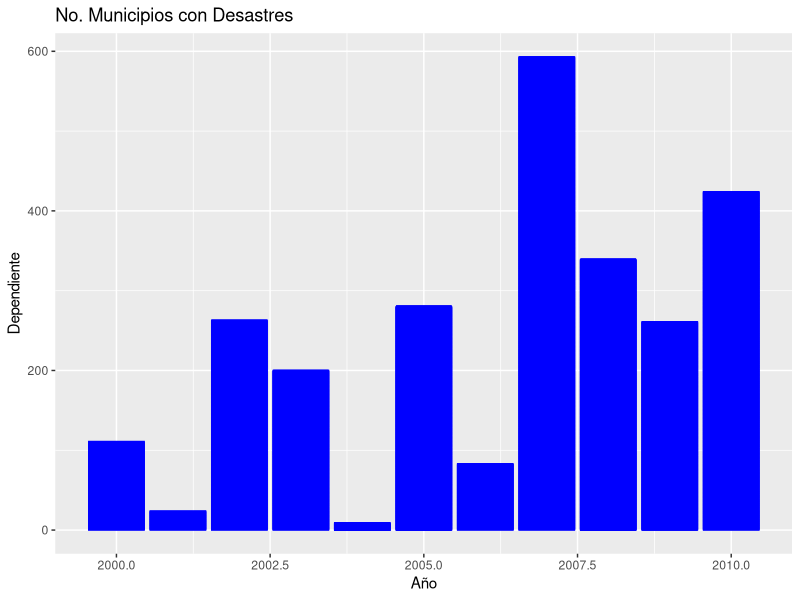
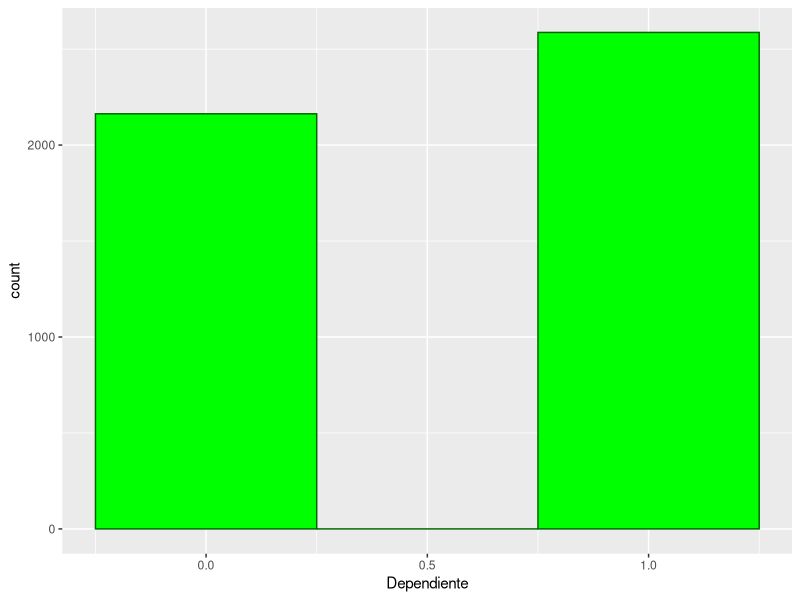
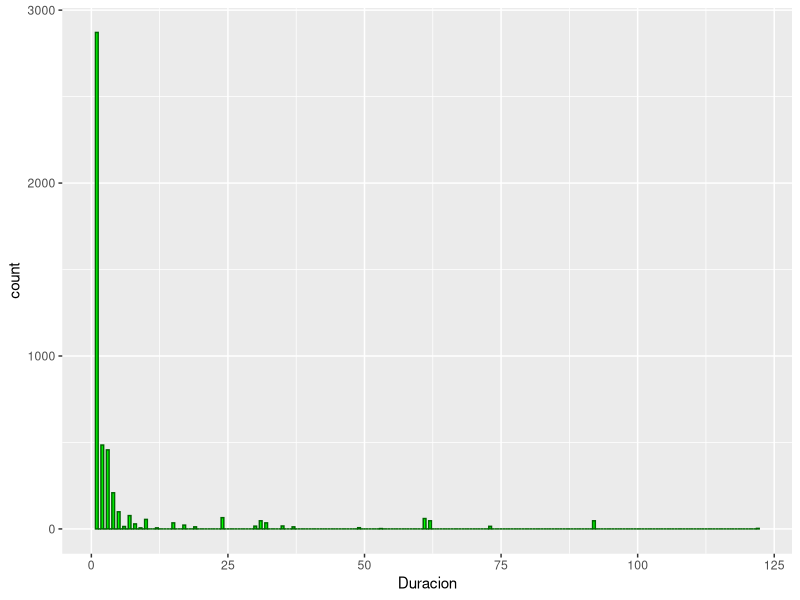

R code for these plots, in order:
## ---- chunk 1
library(knitr)
library(dplyr)
library(tidyr)
library(ggplot2)
library(lubridate)
library(stringr)
## ---- chunk 2
data <- read.csv("./data/EDA.csv", stringsAsFactors=FALSE)

tamaño_m <- 4750*.7
set.seed(130888)
data_train <- sample_n(data, tamaño_m)
data_test <- anti_join(data, data_train)
## ---- chunk 3
tbl_df(data)
sapply(data, class)
## ---- chunk 4
summary(data)
## ---- chunk 5
ggplot(data=data, aes(x=a_o, y=Dependiente)) +
    geom_bar(colour="blue", stat="identity")+
  labs( title="No. Municipios con Desastres" )+
  xlab('Año')




#NO HACER caso estaba jugando 
#dependiente 
m <- ggplot(data, aes(x = Dependiente))
m + geom_histogram(colour = "darkgreen", fill = "green", binwidth = 0.5)

# duración 
n <- ggplot(data, aes(x = Duracion))
n + geom_histogram(colour = "darkgreen", fill = "green", binwidth = 0.5)

j <- ggplot(data, aes( x = a_o))
